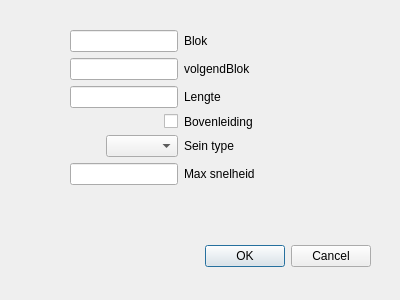
<?xml version="1.0" encoding="UTF-8"?>
<ui version="4.0">
 <class>QtBlokInstDialoog</class>
 <widget class="QDialog" name="QtBlokInstDialoog">
  <property name="geometry">
   <rect>
    <x>0</x>
    <y>0</y>
    <width>400</width>
    <height>300</height>
   </rect>
  </property>
  <property name="windowTitle">
   <string>Dialog</string>
  </property>
  <widget class="QDialogButtonBox" name="buttonBox">
   <property name="geometry">
    <rect>
     <x>30</x>
     <y>240</y>
     <width>341</width>
     <height>32</height>
    </rect>
   </property>
   <property name="orientation">
    <enum>Qt::Horizontal</enum>
   </property>
   <property name="standardButtons">
    <set>QDialogButtonBox::Cancel|QDialogButtonBox::Ok</set>
   </property>
  </widget>
  <widget class="QWidget" name="layoutWidget">
   <property name="geometry">
    <rect>
     <x>70</x>
     <y>30</y>
     <width>251</width>
     <height>191</height>
    </rect>
   </property>
   <layout class="QFormLayout" name="formLayout">
    <property name="labelAlignment">
     <set>Qt::AlignRight|Qt::AlignTrailing|Qt::AlignVCenter</set>
    </property>
    <property name="formAlignment">
     <set>Qt::AlignRight|Qt::AlignTop|Qt::AlignTrailing</set>
    </property>
    <item row="0" column="0">
     <widget class="QLineEdit" name="blok"/>
    </item>
    <item row="0" column="1">
     <widget class="QLabel" name="label">
      <property name="text">
       <string>Blok</string>
      </property>
     </widget>
    </item>
    <item row="1" column="0">
     <widget class="QLineEdit" name="volgendBlok"/>
    </item>
    <item row="1" column="1">
     <widget class="QLabel" name="label_2">
      <property name="text">
       <string>volgendBlok</string>
      </property>
     </widget>
    </item>
    <item row="2" column="0">
     <widget class="QLineEdit" name="lengte"/>
    </item>
    <item row="2" column="1">
     <widget class="QLabel" name="label_3">
      <property name="text">
       <string>Lengte</string>
      </property>
     </widget>
    </item>
    <item row="3" column="0">
     <widget class="QCheckBox" name="bovenLeiding">
      <property name="text">
       <string/>
      </property>
     </widget>
    </item>
    <item row="3" column="1">
     <widget class="QLabel" name="label_4">
      <property name="text">
       <string>Bovenleiding</string>
      </property>
     </widget>
    </item>
    <item row="4" column="1">
     <widget class="QLabel" name="label_5">
      <property name="text">
       <string>Sein type</string>
      </property>
     </widget>
    </item>
    <item row="5" column="0">
     <widget class="QLineEdit" name="maxSnelheid"/>
    </item>
    <item row="5" column="1">
     <widget class="QLabel" name="label_6">
      <property name="text">
       <string>Max snelheid</string>
      </property>
     </widget>
    </item>
    <item row="4" column="0">
     <widget class="QComboBox" name="seinType">
      <property name="sizePolicy">
       <sizepolicy hsizetype="Preferred" vsizetype="Fixed">
        <horstretch>0</horstretch>
        <verstretch>0</verstretch>
       </sizepolicy>
      </property>
     </widget>
    </item>
   </layout>
  </widget>
 </widget>
 <resources/>
 <connections>
  <connection>
   <sender>buttonBox</sender>
   <signal>accepted()</signal>
   <receiver>QtBlokInstDialoog</receiver>
   <slot>accept()</slot>
   <hints>
    <hint type="sourcelabel">
     <x>248</x>
     <y>254</y>
    </hint>
    <hint type="destinationlabel">
     <x>157</x>
     <y>274</y>
    </hint>
   </hints>
  </connection>
  <connection>
   <sender>buttonBox</sender>
   <signal>rejected()</signal>
   <receiver>QtBlokInstDialoog</receiver>
   <slot>reject()</slot>
   <hints>
    <hint type="sourcelabel">
     <x>316</x>
     <y>260</y>
    </hint>
    <hint type="destinationlabel">
     <x>286</x>
     <y>274</y>
    </hint>
   </hints>
  </connection>
 </connections>
</ui>
